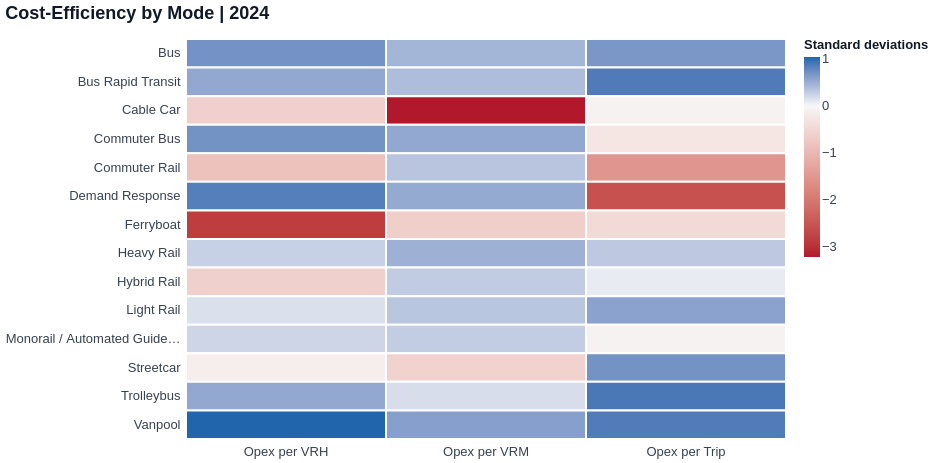

Here is the notebook cell this chart was saved with:
### Markdown cell above
### 2.2 Cost-Efficiency by Mode

### Code cell
cost_efficiency_matrix = mode_report_chart.efficiency_matrix(
    df_mode_efficiency,
    metrics = ["opex_per_vrh", "opex_per_vrm", "opex_per_upt"],
    group_column = "mode_full_name",
    year_column = "year",
    titles = ["Opex per VRH", "Opex per VRM", "Opex per Trip"],
    normalize = "zscore",
    reverse_scale = [True, True, True],
    chart_title = "Cost-Efficiency by Mode",
    width = 600,
    height = 400,
)

cost_efficiency_matrix

### Figure 1 — Vega specification as saved in the notebook (floating-point values rounded to 4 significant figures; data arrays with more than 128 entries replaced by an {"elided": "..."} marker saying what was removed)
{"$schema": "https://vega.github.io/schema/vega/v6.json", "data": [{"name": "_server_source_0", "values": {"elided": "450 records"}}, {"name": "source_0", "source": "_server_source_0", "transform": [{"type": "filter", "expr": "datum['year'] == year_sel"}, {"type": "formula", "expr": "datum[\"metric_label\"]===\"Opex per VRH\" ? 0 : datum[\"metric_label\"]===\"Opex per VRM\" ? 1 : datum[\"metric_label\"]===\"Opex per Trip\" ? 2 : 3", "as": "x_metric_label_sort_index"}, {"type": "project", "fields": ["metric_label", "mode_full_name", "norm_value", "raw_value", "x_metric_label_sort_index"]}]}, {"name": "data_0", "source": "source_0", "transform": [{"type": "filter", "expr": "isValid(datum[\"norm_value\"]) && isFinite(+datum[\"norm_value\"])"}, {"type": "project", "fields": ["metric_label", "mode_full_name", "norm_value", "raw_value"]}]}, {"name": "source_0_x_domain_metric_label", "source": "source_0", "transform": [{"type": "aggregate", "groupby": ["metric_label"], "fields": ["x_metric_label_sort_index"], "ops": ["min"], "as": ["sort_field"]}, {"type": "project", "fields": ["metric_label", "sort_field"]}]}, {"name": "data_0_y_domain_mode_full_name", "source": "data_0", "transform": [{"type": "aggregate", "groupby": ["mode_full_name"], "fields": [], "ops": [], "as": []}, {"type": "formula", "expr": "datum['mode_full_name']", "as": "sort_field"}, {"type": "project", "fields": ["mode_full_name"]}]}, {"name": "data_0_color_domain_norm_value", "source": "data_0", "transform": [{"type": "formula", "expr": "+datum['norm_value']", "as": "norm_value"}, {"type": "aggregate", "groupby": [], "fields": ["norm_value", "norm_value"], "ops": ["min", "max"], "as": ["min", "max"]}]}], "signals": [{"name": "year_sel", "value": 2024, "bind": {"input": "select", "options": [2015, 2016, 2017, 2018, 2019, 2020, 2021, 2022, 2023, 2024], "name": "Year "}}], "marks": [{"type": "rect", "name": "marks", "from": {"data": "data_0"}, "encode": {"update": {"strokeWidth": {"value": 2}, "fill": {"field": "norm_value", "scale": "color"}, "height": {"signal": "max(0.25, bandwidth('y'))"}, "y": {"field": "mode_full_name", "scale": "y"}, "x": {"field": "metric_label", "scale": "x"}, "width": {"signal": "max(0.25, bandwidth('x'))"}, "stroke": {"value": "white"}, "tooltip": {"signal": "{\"Mode\": isValid(datum[\"mode_full_name\"]) ? isArray(datum[\"mode_full_name\"]) ? join(datum[\"mode_full_name\"], '\\n') : datum[\"mode_full_name\"] : \"\"+datum[\"mode_full_name\"], \"Metric\": isValid(datum[\"metric_label\"]) ? isArray(datum[\"metric_label\"]) ? join(datum[\"metric_label\"], '\\n') : datum[\"metric_label\"] : \"\"+datum[\"metric_label\"], \"Original Value\": format(datum[\"raw_value\"], \",.2f\"), \"Standardized Score\": format(datum[\"norm_value\"], \".2f\")}"}}}, "style": ["rect"]}], "scales": [{"name": "x", "type": "band", "domain": {"data": "source_0_x_domain_metric_label", "field": "metric_label", "sort": {"op": "max", "field": "sort_field"}}, "range": [0, {"signal": "width"}], "paddingInner": 0, "paddingOuter": 0}, {"name": "y", "type": "band", "domain": {"data": "data_0_y_domain_mode_full_name", "field": "mode_full_name"}, "range": [0, {"signal": "height"}], "paddingOuter": 0, "paddingInner": 0}, {"name": "color", "type": "linear", "domain": [{"signal": "(data(\"data_0_color_domain_norm_value\")[0] || {}).min"}, {"signal": "(data(\"data_0_color_domain_norm_value\")[0] || {}).max"}], "range": ["#B2182B", "#F7F7F7", "#2166AC"], "interpolate": "hcl", "domainMid": 0, "zero": false}], "axes": [{"scale": "x", "titleFontWeight": 600, "domainColor": "#9CA3AF", "labelFontSize": 13, "zindex": 1, "domain": false, "labelColor": "#374151", "labelAngle": 0, "tickColor": "#9CA3AF", "labelFont": "Arial", "labelPadding": 6, "titlePadding": 10, "grid": false, "titleFont": "Arial", "labelBaseline": "top", "orient": "bottom", "labelFontWeight": 500, "ticks": false, "titleColor": "#111827", "titleFontSize": 15}, {"scale": "y", "ticks": false, "titleFont": "Arial", "tickColor": "#9CA3AF", "labelColor": "#374151", "zindex": 1, "labelFontSize": 13, "labelPadding": 6, "titleFontSize": 15, "titlePadding": 10, "orient": "left", "labelFont": "Arial", "domain": false, "domainColor": "#9CA3AF", "titleFontWeight": 600, "titleColor": "#111827", "labelFontWeight": 500, "grid": false}], "title": {"text": {"signal": "'Cost-Efficiency by Mode | ' + year_sel"}, "anchor": "start", "fontWeight": 600, "font": "Century Gothic, Helvetica, Arial, sans-serif", "color": "#111827", "fontSize": 18, "offset": 15}, "padding": 5, "width": 600, "legends": [{"direction": "vertical", "labelColor": "#374151", "labelFont": "Century Gothic, Helvetica, Arial, sans-serif", "labelFontSize": 13, "orient": "right", "title": "Standard deviations", "titleColor": "#111827", "titleFont": "Century Gothic, Helvetica, Arial, sans-serif", "titleFontSize": 13, "fill": "color", "gradientLength": {"signal": "clamp(height, 64, 200)"}}], "config": {"axis": {"labelFont": "Arial", "titleFont": "Arial"}, "style": {"cell": {"strokeWidth": 0}, "group-title": {"font": "Century Gothic, Helvetica, Arial, sans-serif"}}}, "background": "white", "height": 400, "style": "cell"}
